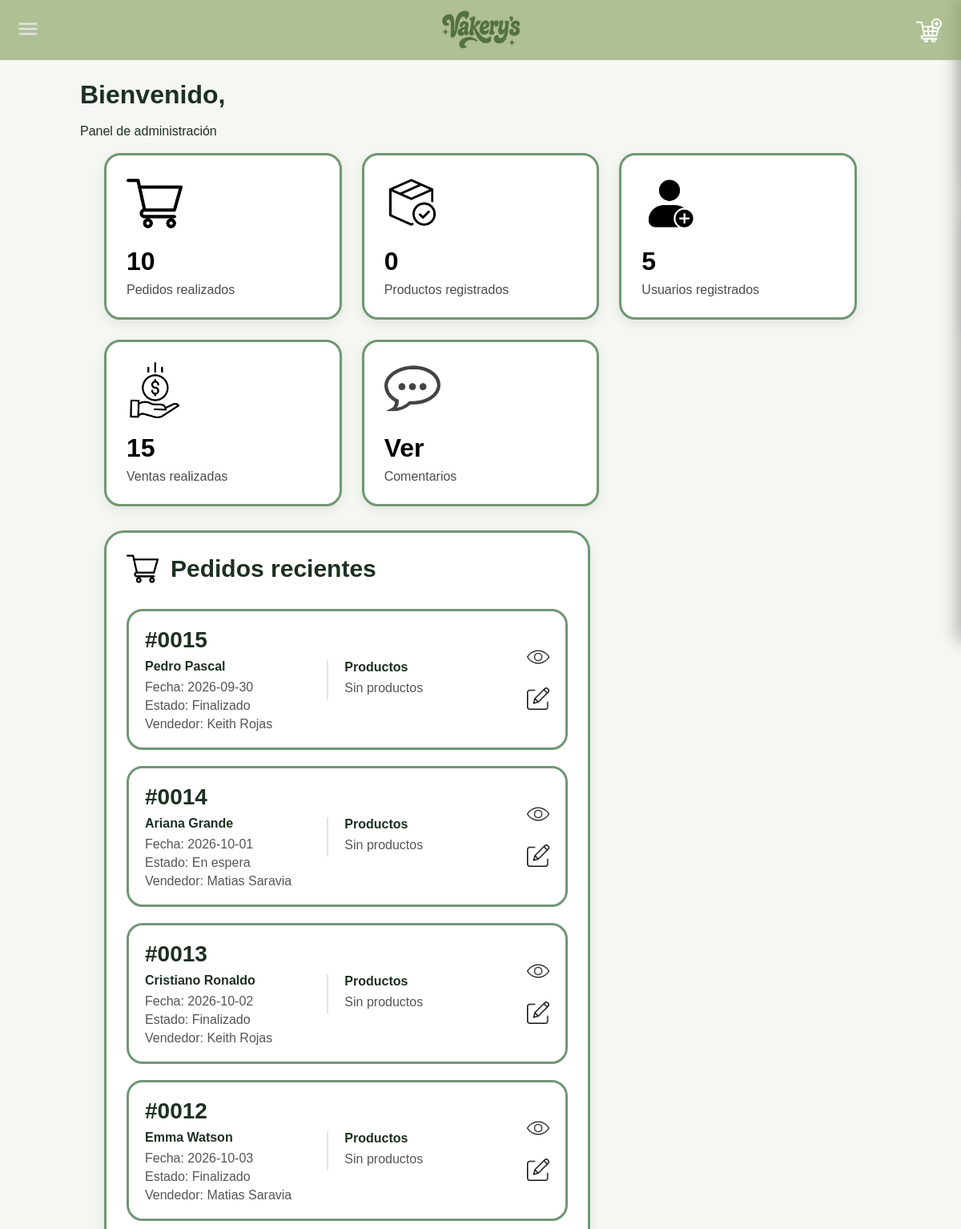
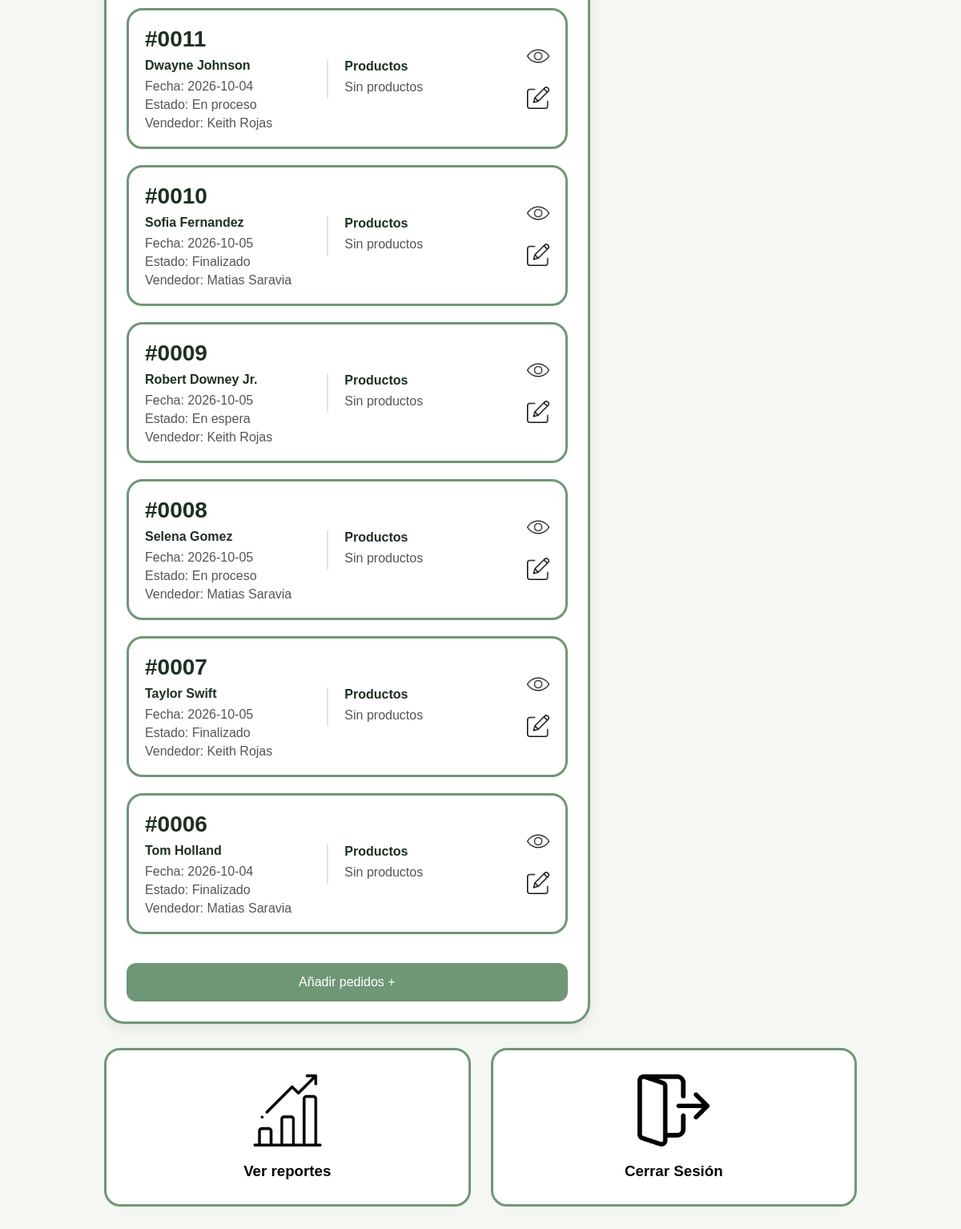
Screenshot of /paginaadmin.php with the database file from the repository (2 pictures, top to bottom).
### tables this page shows
CREATE TABLE IF NOT EXISTS `pedidos` (
  `id` INT NOT NULL AUTO_INCREMENT,
  `Nombre` VARCHAR(200) NULL,
  `Fecha` DATE NULL,
  `Estado` VARCHAR(45) NULL,
  `NombreVendedor` VARCHAR(200) NULL,
  `Direccion` VARCHAR(45) NULL,
  `Telefono` INT NULL,
  PRIMARY KEY (`id`)
);

### paginaadmin.php (the view, shortened to what this page needs)
<?php
$servidor = "localhost";
$usuario = "root";
$contrasena = "";
$bd = "vakerysss";
$conn = new mysqli(
    $servidor,
    $usuario,
    $contrasena,
    $bd
);
$conn->set_charset("utf8");
$sql = "SELECT * FROM pedidos ORDER BY id DESC LIMIT 10";
$pedidos = mysqli_query($conn, $sql);
$sqlProductosRegistrados = "SELECT COUNT(*) AS total FROM productos";
$resProductosRegistrados = mysqli_query($conn, $sqlProductosRegistrados);
$productosRegistrados = 0;
if ($resProductosRegistrados) {
    $datosProductos = mysqli_fetch_assoc($resProductosRegistrados);
    $productosRegistrados = $datosProductos['total'];
}
$sqlUsuarios = "SELECT COUNT(*) AS total FROM GestionDeUsuarios";
$resUsuarios = mysqli_query($conn, $sqlUsuarios);
$usuariosRegistrados = 0;
if ($resUsuarios) {
    $datosUsuarios = mysqli_fetch_assoc($resUsuarios);
    $usuariosRegistrados = $datosUsuarios['total'];
}
$sqlVentasRealizadas = "SELECT COUNT(*) AS total FROM ventas";
$resVentasRealizadas = mysqli_query($conn, $sqlVentasRealizadas);
$ventasRealizadas = 0;
if ($resVentasRealizadas) {
    $datosVentas = mysqli_fetch_assoc($resVentasRealizadas);
    $ventasRealizadas = $datosVentas['total'];
}
?>
<!DOCTYPE html>
<html lang="en">
<head>
    <link
        rel="stylesheet"
        href="estilos/estilosadmin.css"
    >
</head>
<body>
<h1>
    Bienvenido, <?php echo htmlspecialchars($_SESSION['Nombre']); ?>
</h1>
<br>
<p>
    Panel de administración
</p>
<br>
<section class="stats">
    <a href="Pedidos/leerpedido.php">
        <div class="card">
            <img
                src="imagenes/carrito-de-compras.png"
                alt=""
            >
            <h2>
                <?php echo mysqli_num_rows($pedidos); ?>
            </h2>
            <p>
                Pedidos realizados
            </p>
        </div>
    </a>
    <div class="card">
        <a href="Productos/leerproductos.php">
            <img
                src="imagenes/inventario-disponible.png"
                alt=""
            >
            <h2>
                <?php echo $productosRegistrados; ?>
            </h2>
            <p>
                Productos registrados
            </p>
        </a>
    </div>
    <div class="card">
        <a href="Usuarios/leerusuario.php">
            <img
                src="imagenes/nueva-cuenta.png"
                alt=""
            >
            <h2>
                <?php echo $usuariosRegistrados; ?>
            </h2>
            <p>
                Usuarios registrados
            </p>
        </a>
    </div>
    <div class="card">
        <a href="Ventas/leerventa.php">
            <img
                src="imagenes/dinero.png"
                alt=""
            >
            <h2>
                <?php echo $ventasRealizadas; ?>
            </h2>
            <p>
                Ventas realizadas
            </p>
        </a>
    </div>
    <div class="card">
        <a href="Comentarios/comentarios.php">
            <img
                src="imagenes/comentario.webp"
                alt=""
            >
            <h2>
                Ver
            </h2>
            <p>
                Comentarios
            </p>
        </a>
    </div>
</section>
<div class="content-grid">
    <section class="panel">
        <div class="panel-title">
            <img
                src="imagenes/carrito-de-compras.png"
                alt=""
            >
            <h2>
                Pedidos recientes
            </h2>
        </div>
        <div class="pedidos">
            <?php
            if (mysqli_num_rows($pedidos) > 0) {
                while ($pedido = mysqli_fetch_assoc($pedidos)) {
                    $idPedido = $pedido['id'];
                    $sqlProductosPedido = "
                        SELECT *
                        FROM carrito
                        INNER JOIN productos
                        ON carrito.productos_Codigo = productos.Codigo
                        WHERE carrito.pedidos_id = '$idPedido'
                    ";
                    $productosPedido = mysqli_query(
                        $conn,
                        $sqlProductosPedido
                    );
            ?>
                    <div class="pedido-card">
                        <div class="pedido-info">
                            <h3>
                                #<?php echo str_pad(
                                    $pedido['id'],
                                    4,
                                    '0',
                                    STR_PAD_LEFT
                                ); ?>
                            </h3>
                            <h4>
                                <?php echo htmlspecialchars($pedido['Nombre']); ?>
                            </h4>
                            <p>
                                Fecha:
                                <?php echo htmlspecialchars($pedido['Fecha']); ?>
                            </p>
                            <p>
                                Estado:
                                <?php echo htmlspecialchars($pedido['Estado']); ?>
                            </p>
                            <p>
                                Vendedor:
                                <?php echo htmlspecialchars($pedido['NombreVendedor']); ?>
                            </p>
                        </div>
                        <div class="pedido-productos">
                            <h4>
                                Productos
                            </h4>
                            <?php
                            if (
                                mysqli_num_rows($productosPedido) > 0
                            ) {
                                while (
                                    $producto =
                                    mysqli_fetch_assoc($productosPedido)
                                ) {
                            ?>
                                    <p>
                                        <?php echo htmlspecialchars(
                                            $producto['NombreProducto']
                                        ); ?>
                                        x<?php echo htmlspecialchars(
                                            $producto['Cantidad']
                                        ); ?>
                                    </p>
                            <?php
                                }
                            } else {
                            ?>
                                <p>
                                    Sin productos
                                </p>
                            <?php } ?>
                        </div>
                        <div class="acciones">
                            <a
                                href="Pedidos/leerpedido.php?id=<?php echo $pedido['id']; ?>"
                            >
                                <img
                                    src="imagenes/ojo-abierto.png"
                                    alt="Ver"
                                >
                            </a>
                            <a
                                href="Pedidos/actualizarpedido.php?id=<?php echo $pedido['id']; ?>"
                            >
                                <img
                                    src="imagenes/editarr.png"
                                    alt="Editar"
                                >
                            </a>
                        </div>
                    </div>
            <?php
                }
            } else {
            ?>
                <p>
                    No hay pedidos registrados.
                </p>
            <?php } ?>
        </div>
        <br><br>
        <a
            class="btn"
            href="Pedidos/crearpedido.php"
        >
            Añadir pedidos +
        </a>
    </section>
</div>
<section class="acciones-panel">
    <div class="acciones-grid">
        <a href="reportes.php">
            <div class="accion-card">
                <img
                    src="imagenes/grafico-de-barras.png"
                    alt=""
                >
                <h3>
                    Ver reportes
                </h3>
            </div>
        </a>
        <a href="Usuarios/cerrarsesion.php">
            <div class="accion-card">
                <img
                    src="imagenes/cerrar-sesion.png"
                    alt=""
                >
                <h3>
                    Cerrar Sesión
                </h3>
            </div>
        </a>
    </div>
</section>
</body>
</html>

### estilos/estilosadmin.css (style rules this page uses)
* { margin: 0; padding: 0; box-sizing: border-box; margin: 300px; }
body { font-family: 'Raleway', sans-serif; background: #f5f7f2; color: #1d3021; margin: 100px; }
a { text-decoration: none; color: black; }
.stats { display: grid; grid-template-columns: repeat(auto-fit, minmax(240px, 1fr)); gap: 25px; margin-bottom: 30px; padding: 0 30px; }
.card { background: white; border-radius: 20px; padding: 25px; box-shadow: 0 5px 15px rgba(0, 0, 0, .08); transition: .3s; border: 3px solid #709775; }
.card img { width: 70px; margin-bottom: 15px; }
.card h2 { font-size: 32px; margin-bottom: 8px; }
.card p { opacity: .7; }
.content-grid { display: grid; grid-template-columns: 2fr 1fr; gap: 30px; margin: 0 30px 30px; }
.panel { background: white; border-radius: 25px; padding: 25px; border: 3px solid #709775; box-shadow: 0 5px 15px rgba(0, 0, 0, .08); }
.panel-title { display: flex; align-items: center; gap: 15px; margin-bottom: 30px; }
.panel-title img { width: 40px; }
.panel-title h2 { font-size: 30px; }
.pedidos { display: flex; flex-direction: column; gap: 20px; }
.pedido-card { background: #fff; border: 3px solid #709775; border-radius: 20px; display: flex; align-items: center; gap: 20px; padding: 20px; transition: .3s; }
.pedido-info { flex: 1; min-width: 0; }
.pedido-info h3 { font-size: 28px; margin-bottom: 5px; }
.pedido-info h4 { margin: 8px 0; }
.pedido-info p { margin-top: 5px; color: #555; }
.pedido-productos { flex: 1; min-width: 180px; padding-left: 20px; border-left: 2px solid #dfe8dc; }
.pedido-productos h4 { margin-bottom: 8px; color: #1d3021; }
.pedido-productos p { margin: 5px 0; color: #555; }
.acciones { display: flex; flex-direction: column; gap: 20px; flex-shrink: 0; }
.acciones img { width: 28px; cursor: pointer; transition: .2s; }
.btn { display: block; background: #709775; color: white; text-decoration: none; padding: 15px 25px; border-radius: 12px; text-align: center; transition: .3s; }
.acciones-panel { margin: 0 30px 30px; }
.acciones-grid { display: grid; grid-template-columns: repeat(auto-fit, minmax(220px, 1fr)); gap: 25px; }
.accion-card { background: white; border: 3px solid #709775; border-radius: 20px; padding: 30px; display: flex; flex-direction: column; justify-content: center; align-items: center; gap: 20px; transition: .3s; }
.accion-card img { width: 90px; }
.card, .panel, .accion-card, .venta-card, .pedido-card { animation: subirSuave 1s ease; }
.stats .card:nth-child(1) { animation-delay: .1s; }
.stats .card:nth-child(2) { animation-delay: .3s; }
.stats .card:nth-child(3) { animation-delay: .5s; }
.stats .card:nth-child(4) { animation-delay: .7s; }
.panel { animation-delay: .4s; }
.accion-card:nth-child(1) { animation-delay: .2s; }

### headers/headeruser.php (style rules this page uses)
* { margin:0; padding:0; box-sizing:border-box; }
body { font-family:'Raleway',sans-serif; }

### rows the page displays
pedidos: id "0015", Nombre "Pedro Pascal", Fecha "2026-09-30", Estado "Finalizado", NombreVendedor "Keith Rojas"
pedidos: id "0014", Nombre "Ariana Grande", Fecha "2026-10-01", Estado "En espera", NombreVendedor "Matias Saravia"
pedidos: id "0013", Nombre "Cristiano Ronaldo", Fecha "2026-10-02", Estado "Finalizado", NombreVendedor "Keith Rojas"
pedidos: id "0012", Nombre "Emma Watson", Fecha "2026-10-03", Estado "Finalizado", NombreVendedor "Matias Saravia"
pedidos: id "0011", Nombre "Dwayne Johnson", Fecha "2026-10-04", Estado "En proceso", NombreVendedor "Keith Rojas"
pedidos: id "0010", Nombre "Sofia Fernandez", Fecha "2026-10-05", Estado "Finalizado", NombreVendedor "Matias Saravia"
pedidos: id "0009", Nombre "Robert Downey Jr.", Fecha "2026-10-05", Estado "En espera", NombreVendedor "Keith Rojas"
pedidos: id "0008", Nombre "Selena Gomez", Fecha "2026-10-05", Estado "En proceso", NombreVendedor "Matias Saravia"
pedidos: id "0007", Nombre "Taylor Swift", Fecha "2026-10-05", Estado "Finalizado", NombreVendedor "Keith Rojas"
pedidos: id "0006", Nombre "Tom Holland", Fecha "2026-10-04", Estado "Finalizado", NombreVendedor "Matias Saravia"

### other values shown
mysqli_num_rows($pedidos) "10"
$productosRegistrados "0"
$usuariosRegistrados "5"
$ventasRealizadas "15"
